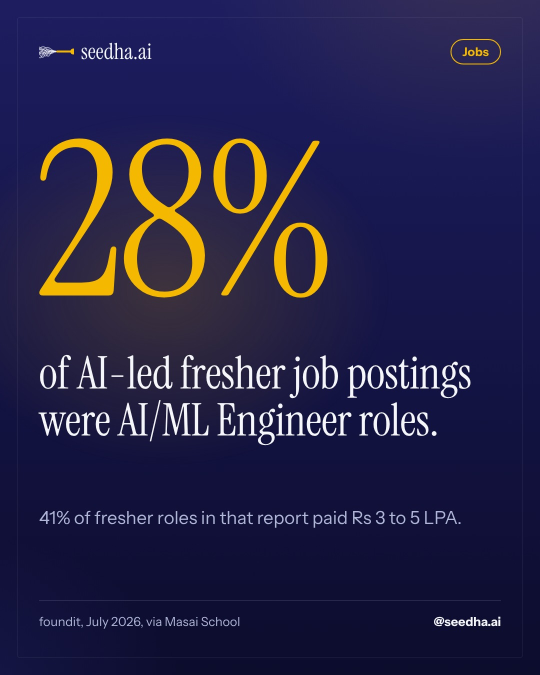
#> input picture queue/2026-11-20-a/image.jpg, 1080 x 1350 px (shown at 1/2 size)
$ python -i slides_reel.py   (imports and definitions only)
#> lines starting #> are read from the running program, lines starting #| are printed output that depends on the picture
"""Turn post slides (1080x1350 jpgs) into a 9:16 reel with motion, a progress bar and original music.
slides_reel.py out.mp4 bpm transpose slide1.jpg slide2.jpg ..."""
import sys, subprocess, numpy as np
from PIL import Image, ImageFilter, ImageDraw
out=sys.argv[1]; bpm=sys.argv[2]; tr=sys.argv[3]; files=sys.argv[4:]
FPS=30; W,H=1080,1920; SH=1350; Y0=(H-SH)//2
n=len(files)
if n==1: durs=[7.0]
else: durs=[2.4]+[3.6]*(n-2)+[2.6]
cuts=list(np.cumsum(durs)[:-1]); D=float(sum(durs))
# [1 line not run here, left out]
def band(img):  # blurred, darkened backdrop
    b=img.resize((W,H)).filter(ImageFilter.GaussianBlur(60))
    return Image.blend(b,Image.new("RGB",(W,H),(14,14,52)),.55)
# [1 line that did not run here, left out]
ease=lambda x:1-(1-x)**3
def frame(t):
    i=0; acc=0
    while i<n-1 and t>=acc+durs[i]: acc+=durs[i]; i+=1
    lt=t-acc
    canvas=bgs[i].copy()
    T=.28
    if i>0 and lt<T:  # slide transition from previous
        p=ease(lt/T); off=int(W*(1-p))
        canvas=Image.blend(bgs[i-1],bgs[i],p)
        canvas.paste(sl[i-1],(off-W,Y0)); canvas.paste(sl[i],(off,Y0))
    else:
        s=sl[i]
        if n==1 or i==0:  # gentle push-in
            z=1.0+0.04*min(1,lt/durs[i]) if n==1 else 1.06-0.06*ease(min(1,lt/.6))
            sw,shh=int(W*z),int(SH*z); s=s.resize((sw,shh)); s=s.crop(((sw-W)//2,(shh-SH)//2,(sw-W)//2+W,(shh-SH)//2+SH))
        canvas.paste(s,(0,Y0))
    if n>1:  # story-style progress bar above the slide
        d=ImageDraw.Draw(canvas); gap=10; x0=60; segw=(W-2*x0-gap*(n-1))/n; y=Y0-46
        for k in range(n):
            xa=x0+k*(segw+gap); d.rounded_rectangle([xa,y,xa+segw,y+8],4,fill=(255,255,255,0) if False else (90,92,140))
            fill=1 if k<i else (min(1,lt/durs[i]) if k==i else 0)
            if fill>0: d.rounded_rectangle([xa,y,xa+segw*fill,y+8],4,fill=(245,184,0))
    return canvas
wav=out.replace(".mp4",".wav")
# [1 line not run here, left out]
# [2 lines that did not run here, left out]
# [4 lines not run here, left out]

>>> import cv2
>>> picture = cv2.imread('../queue/2026-11-20-a/image.jpg', cv2.IMREAD_GRAYSCALE)
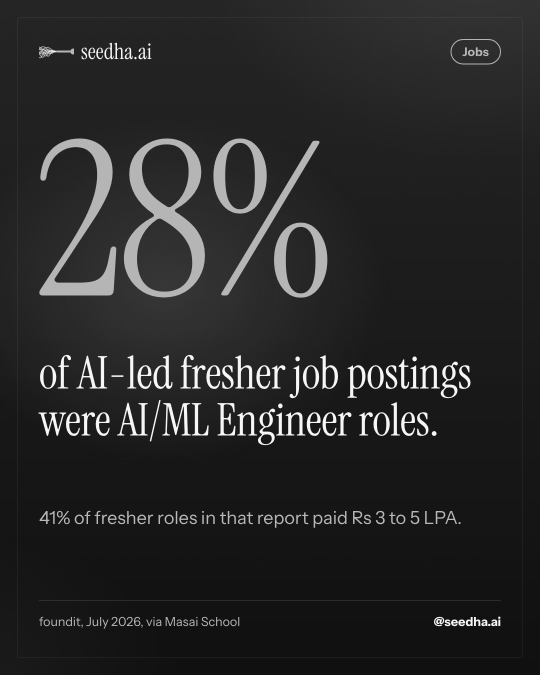
#> picture: shape (1350, 1080) (shown at 1/2 size); min 7, max 255, mean 40
#> (the run stopped early here; a loop or call above may not have finished)
